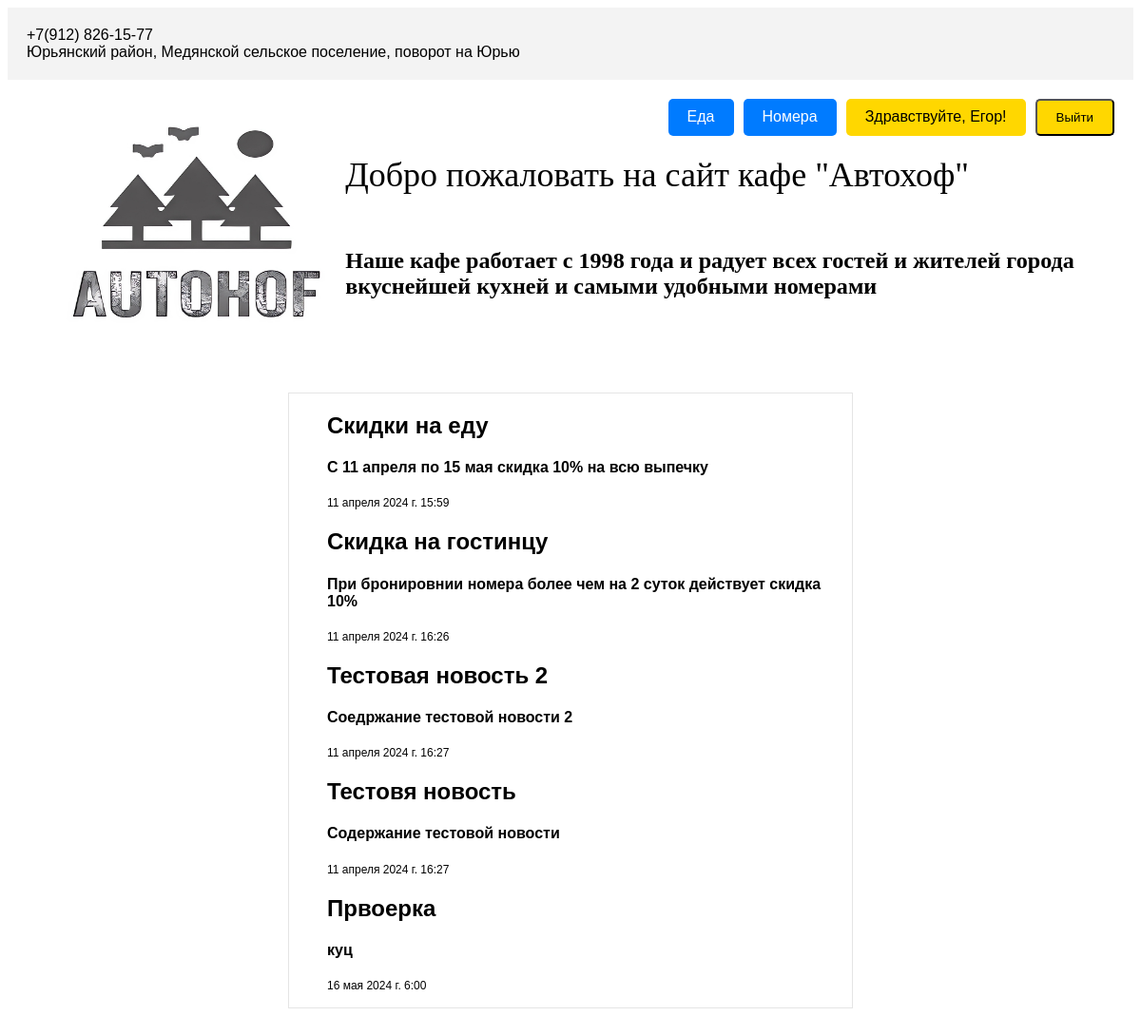
The page / (signed in) on the database its author committed.
### cafe/models.py (models this page shows, shortened)
class Blog(models.Model):
    title = models.CharField(max_length=100, default = 'Заголовок')
    plot = models.CharField(max_length=250)
    img = models.ImageField(upload_to='blog_images/', null=True)
    pub_date = models.DateTimeField(default=datetime.now)

### cafe/views.py (the view)
# urls.py: path('', views.home, name='home'),
def home(request):
    blogs = Blog.objects.all()
    return render(request, 'home.html', {'blogs': blogs})

### cafe/templates/home.html (shortened to what this page needs)
<!DOCTYPE html>
{% load static %}
<html lang="ru">
<head>
</head>
<body>
    <div class="header">
          +7(912) 826-15-77<br>
          Юрьянский район, Медянской сельское поселение, поворот на Юрью
    </div>
    <div class="logo"><img src="{% static 'tree_logo.jpg' %} " style="width:400px;height:300px;"></div>
    <div class="main">
        <div class="actions">
            <a href="{% url 'menu' %}" class="button">Еда</a>
            <a href="{% url 'rooms' %}" class="button">Номера</a>
            {% if user.is_authenticated %}
                <a class="user">Здравствуйте, {{ user.username }}!</a>
                <form action="{% url 'logout' %}" method="post">
                    <button type="submit" class="user">Выйти</button>
                  </form>
            {% else %}
            <a href="{% url 'login' %}" class="button">Войти</a>
            <a href="{% url 'register' %}" class="button">Регистрация</a>
            {% endif %}
        </div>
    </div>
  <div class="he">Добро пожаловать на сайт кафе "Автохоф"
    <h6>Наше кафе работает с 1998 года и радует всех гостей и жителей города<br> вкуснейшей кухней и самыми удобными номерами</h6>
  </div>
  <div class="news">
    {% for item in blogs %}
    <ul>
    <h2>{{ item.title }}</h2>
    <h4>{{ item.plot }}</h4>
    <p>{{ item.pub_date }}</p>
  </ul>
    {% endfor %}
</div>
</body>
</html>

### cafe/templates/home.html (style rules this page uses)
body { font-family: Arial, sans-serif; }
.header { background-color: #f3f3f3; padding: 20px; display: flex; justify-content: flex-start; align-items: center; }
.main { display: flex; justify-content: space-between; padding: 20px; }
.main .actions { display: flex; gap: 10px; }
.button { padding: 10px 20px; background-color: #007bff; color: white; text-decoration: none; border-radius: 5px; }
.user { padding: 10px 20px; background-color: #FFD700; color: black; text-decoration: none; border-radius: 5px; }
.he { font-family: 'Montserrat'; font-size: 36px; float: left; width: 70%; }
.news { width: 50%; margin: 0 auto; border: 1px solid rgba(0, 0, 0, 0.1); margin: 250px auto; }
.logo { float: left; width: 30%; }
p { font-size: 12px; }

### rows shown on the page
Blog: title "Скидки на еду", plot "С 11 апреля по 15 мая скидка 10% на всю выпечку", pub_date "11 апреля 2024 г. 15:59"
Blog: title "Скидка на гостинцу", plot "При бронировнии номера более чем на 2 суток действует скидка 10%", pub_date "11 апреля 2024 г. 16:26"
Blog: title "Тестовая новость 2", plot "Соедржание тестовой новости 2", pub_date "11 апреля 2024 г. 16:27"
Blog: title "Тестовя новость", plot "Содержание тестовой новости", pub_date "11 апреля 2024 г. 16:27"
Blog: title "Првоерка", plot "куц", pub_date "16 мая 2024 г. 6:00"

### other values the page prints
{{ user.username }} "Егор"
